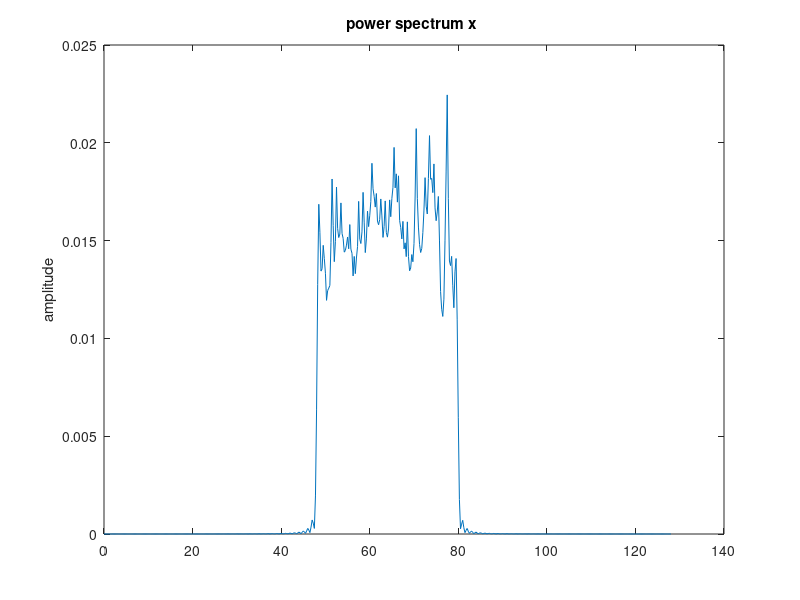
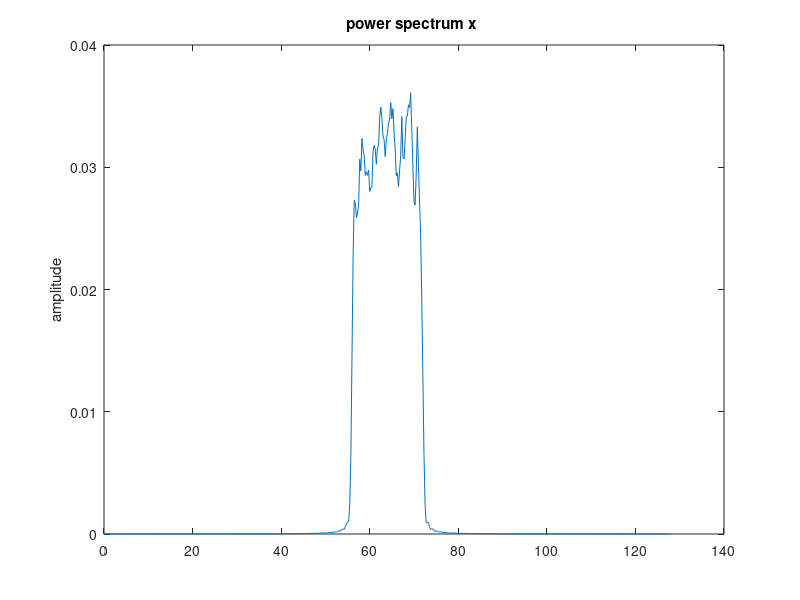

These charts were generated, in order, by the following MATLAB code:
%% Input parameters
% bps: bits per symbol, Nsymb: numb of simulated symbols
% ns: number of samples per symbol (oversampling)
% EbNo: normalized signal-to-noise ratio, in db
clear all; close all; clc;
bps=5; Nsymb=2000; ns=256; EbNo=6;
M=2^bps; % number of different symbols
BR=1; % Baud Rate
fc=2*M*BR; % RF frequency
%% Derived parameters
nb=bps*Nsymb; % number of simulated data bits
T=1/BR; % one symbol period 
Ts=T/ns; % oversampling period
% M frequencies in "coherent" distance (BR)
fcoh=fc+BR/2*((1:M)-(M+1)/2); 
% M frequencies in "non-coherent" distance (BR) 
fnon=fc+BR*((1:M)-(M+1)/2); 
% input data bits
y=randi([0,1],1,nb); % 
x=reshape(y,bps,length(y)/bps)';
t=[0:T:length(x(:,1))*T]'; % time vector on the T grid
tks=[0:Ts:T-Ts]';
%% FSK signal
%non coherent
s=[];
A=sqrt(2/T/ns);
for k=1:length(x(:,1))
 fk=fnon(bi2de(x(k,:))+1);
 tk=(k-1)*T+tks;
 s=[s; sin(2*pi*fk*tk)];
end
figure(1); pwelch(s,[],[],[],ns);

%coherent
s=[];
A=sqrt(2/T/ns);
for k=1:length(x(:,1))
 fk=fcoh(bi2de(x(k,:))+1);
 tk=(k-1)*T+tks;
 s=[s; sin(2*pi*fk*tk)];
end
figure(2); pwelch(s,[],[],[],ns);